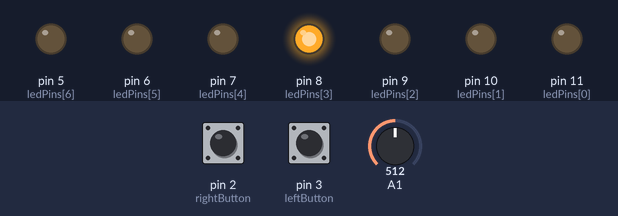
A sketch run on a simulated Arduino Uno, built with avr-gcc and run on an emulated ATmega328P. Parts: output pins drawn as LEDs (lit = HIGH). Dashed ring = blinking. The inputs (shaded band) are chosen by the test bench; at power-on: A1 = 512, pin 2 (rightButton) LOW, pin 3 (leftButton) LOW. Random numbers use the default seed unless the sketch sets one.

Above: at 0.1 s.
2.8 s: A1 set to 900
5.8 s: A1 set to 1023
At 6.61 s:
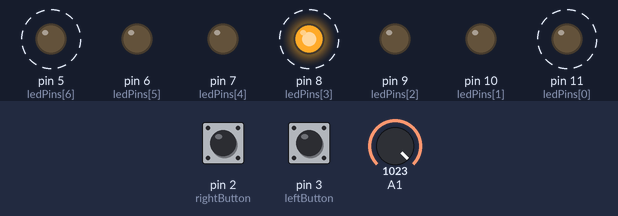
8.8 s: pin 2 (rightButton) pulsed HIGH 2 times (0.12 s each, 0.3 s apart)
At 9.39 s:
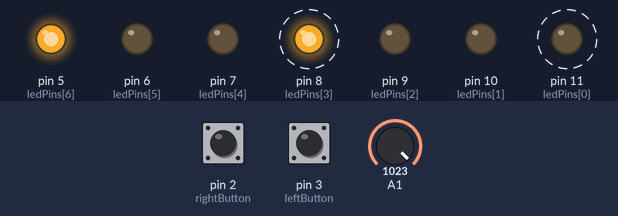
Timing chart, 0 to 17.8 s (numbered marks = the images above; inputs shaded):
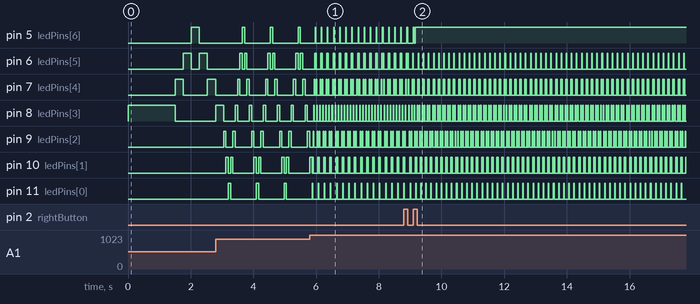

Measured:
- by itself, pin 7 (ledPins[4]): repeats every 0.20 s: LOW 0.05 s, HIGH 0.02 s, LOW 0.11 s, HIGH 0.02 s
- by itself, pin 8 (ledPins[3]): alternates HIGH for 0.02 s and LOW for 0.08 s
- by itself, pin 9 (ledPins[2]): repeats every 0.20 s: LOW 0.11 s, HIGH 0.02 s, LOW 0.05 s, HIGH 0.02 s
- by itself, pin 10 (ledPins[1]): repeats every 0.20 s: HIGH 0.02 s, LOW 0.15 s, HIGH 0.02 s, LOW 0.02 s
- by itself, pin 11 (ledPins[0]): alternates HIGH for 0.02 s and LOW for 0.15 s

The sketch:

pete-ball.ino
```cpp
enum BallDirection {
  right,
  left
};

// pin definitions
int ledPins[] = {11,10,9,8,7,6,5};
int leftButton = 3;
int rightButton = 2;

volatile uint8_t ledStatus; // tracks (bitwise) which LEDs should be lit
volatile int leftEndPoint = -1; //keeps track of how far left we should move the ball
volatile int rightEndPoint = 7; //how far right
const int midPoint = 3;

int currentIndex; // where the ball is currently
int ledPinsLength = 7;
int ballSpeed = 250; // delay in ms (changed by potentiometer)

//Debounce
volatile long leftLastTime = 0;
volatile long rightLastTime = 0;
const long debounceThreshold = ballSpeed + 50;

BallDirection ballDir; // tracks which direction the "ball" (light) is moving currently

void(* resetFunc) (void) = 0; //declare reset function @ address 0

void setup() {
  Serial.begin(9600);

  // LED outputs
  for (int i=0; i < ledPinsLength; i++) {
    pinMode(ledPins[i], OUTPUT);
  }

  // Button inputs
  pinMode(leftButton, INPUT);
  pinMode(rightButton, INPUT);

  // button interrupt definitions
  attachInterrupt(digitalPinToInterrupt(leftButton), leftPressed, RISING);
  attachInterrupt(digitalPinToInterrupt(rightButton), rightPressed, RISING);

  currentIndex = ledPinsLength / 2; // start in the middle
  ledStatus = 0x01 << (currentIndex); // set the middle LED to on
  updateLeds();

  // if analog input pin 0 is unconnected, random analog
  // noise will cause the call to randomSeed() to generate
  // different seed numbers each time the sketch runs.
  // randomSeed() will then shuffle the random function.
  randomSeed(analogRead(0));

  // determine starting direction randomly
  if (random(0, 100) < 50) {
    ballDir = left;
  } else {
    ballDir = right;
  }
  delay(1500); // for dramatic tension
}

void loop() {
  if (rightEndPoint == midPoint) {

    rightWinSequence();

  } else if (leftEndPoint == midPoint) {

    leftWinSequence();

  } else {

    BallDirection currentDir = ballDir; // to reference against for detecting direction change
    ballSpeed = getSpeedFromKnob();
    moveBall(); //This will update currentIndex
    updateLeds();
    if (currentDir == ballDir) {
      delay(ballSpeed); //only delay if we haven't just changed direction
    }
  }
}

int getSpeedFromKnob() {
  return (int) map(analogRead(A1), 0, 1024, 500, 15);
}

void moveBall() {
  // clear the current LED position
  ledStatus &= ~(0x01 << (currentIndex));

  if (ballDir == right) {
    //if out of bounds
    if (++currentIndex == rightEndPoint) {
      ballDir = left;
      --currentIndex; //start moving back the other way
    }

  } else if (ballDir == left) {
    //if out of bounds
    if (--currentIndex == leftEndPoint) {
      ballDir = right;
      ++currentIndex; //start moving back the other way
    }
  }

  ledStatus |= (0x01 << (currentIndex));
}

void updateLeds() {
  // clear all LEDs first
  for (int i = 0; i < ledPinsLength; i++) {
    digitalWrite(ledPins[i], LOW);
  }
  // Light the proper ones
  for (int j = 0; j < ledPinsLength; j++) {
    if (ledStatus & (0x01 << j)) {
      digitalWrite(ledPins[j], HIGH);
    }
  }

}

void rightWinSequence() {
  // flash right lights five times
  for (int n = 0; n < 5; n++) {

    for (int i=midPoint; i < ledPinsLength; i++) {
        digitalWrite(ledPins[i], LOW);
      }
      delay(100);
      for (int i=midPoint; i < ledPinsLength; i++) {
        digitalWrite(ledPins[i], HIGH);
      }
      delay(200);

  }

  resetFunc();
}

void leftWinSequence() {
  // flash right lights five times
  for (int n = 0; n < 5; n++) {

    for (int i=0; i < midPoint + 1; i++) {
        digitalWrite(ledPins[i], LOW);
      }
      delay(100);
      for (int i=0; i < midPoint + 1; i++) {
        digitalWrite(ledPins[i], HIGH);
      }
      delay(200);

  }

  resetFunc();
}

// ISR for left Button
void leftPressed() {
  // debounce logic
  long currentTime = millis();
  if (currentTime - leftLastTime < debounceThreshold) {
    return;
  } else {
    leftLastTime = currentTime;
  }

  if ((currentIndex > ledPinsLength / 2) || ballDir == right) {
    // only allow capture attempt when ball is on your side and moving towards your end point
    return;
  } else {
    if ((currentIndex - 1) == leftEndPoint) {
      ledStatus |= (0x01 << currentIndex); //keep this point lit
      //digitalWrite(ledPins[currentIndex], HIGH);
      ++leftEndPoint;
      ++currentIndex;
      ballDir = right;
    }
  }
}

// ISR for right Button
void rightPressed() {
  // debounce logic
  long currentTime = millis();
  if (currentTime - rightLastTime < debounceThreshold) {
    return;
  } else {
    rightLastTime = currentTime;
  }

  if ((currentIndex < ledPinsLength / 2) || ballDir == left) {
    // only allow capture attempt when ball is on your side and moving towards your end point
    return;
  } else {
    if ((currentIndex + 1) == rightEndPoint) {
      ledStatus |= (0x01 << currentIndex); //keep this point lit
      //digitalWrite(ledPins[currentIndex], HIGH);
      --rightEndPoint;
      --currentIndex;
      ballDir = left;
    }
  }
}
```
